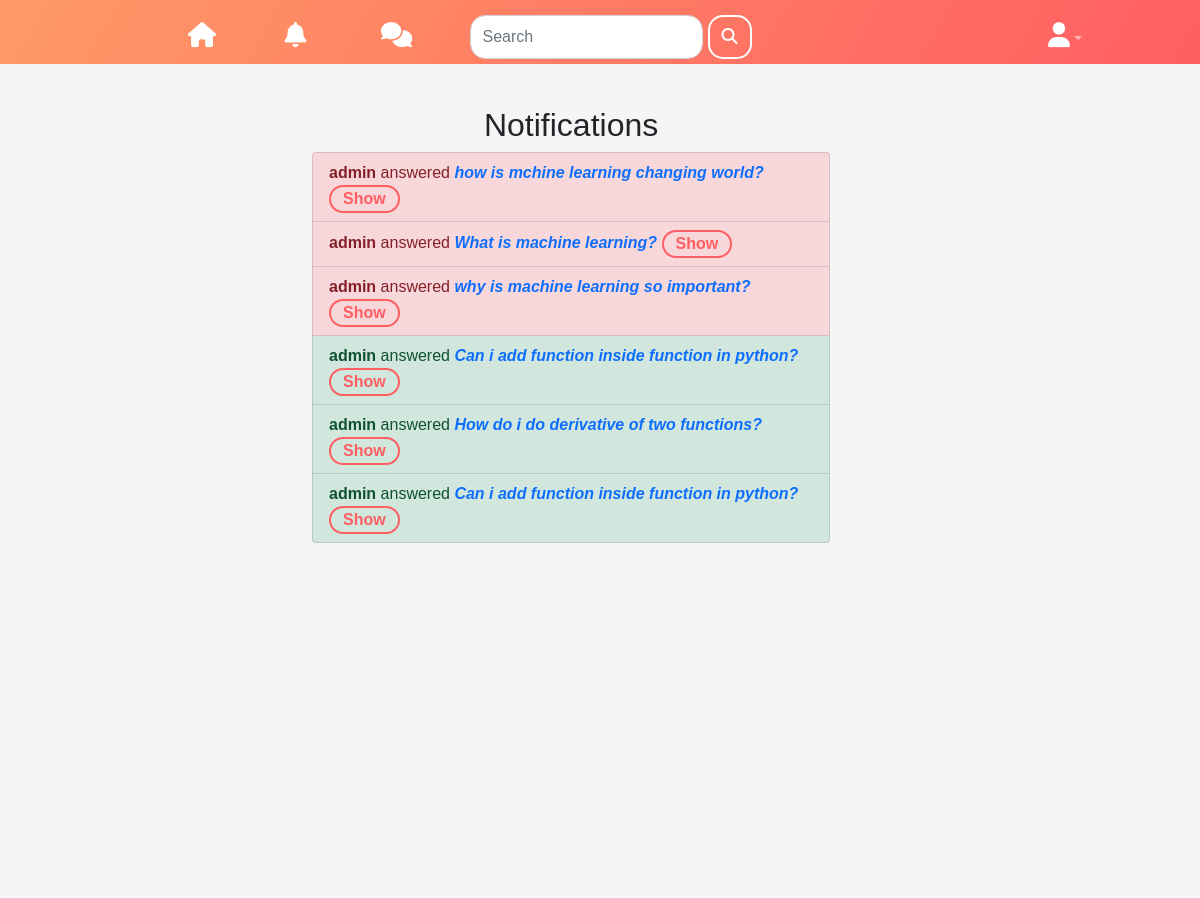
Screenshot of /notifications (signed in) with the database file from the repository.
### forum/models.py (models this page shows, shortened)
class Notification(models.Model):
    post = models.ForeignKey(Post, related_name='notification',on_delete=models.CASCADE)
    answer = models.ForeignKey(Answer, related_name='notification',on_delete=models.CASCADE)
    viewed = models.BooleanField(default=False)
    to_user = models.ForeignKey(User , related_name='notification_to_user',on_delete=models.CASCADE)
    on = models.DateTimeField(default=timezone.now)

class Answer(models.Model):
    answer = models.TextField(max_length=1000, blank=False)
    posted_by = models.ForeignKey(User, on_delete=models.CASCADE) #posted by user
    posted_on = models.DateTimeField(default=timezone.now)
    post = models.ForeignKey(Post, related_name='answer',on_delete=models.CASCADE)
    upvotes = models.IntegerField(default=0)

class Post(models.Model):
    title = models.CharField(max_length=200,blank=False)
    slug = models.SlugField(max_length=200, null=True, blank=True)
    tag = models.ManyToManyField('forum.Tag', blank=True,related_name='tag')
    category = models.ForeignKey('forum.Category', related_name="post_category" ,on_delete=models.CASCADE, null=True, blank=True)
    subcategory = models.ForeignKey('forum.SubCategory', related_name="post_sub_category" ,on_delete=models.CASCADE, null=True, blank=True)
    solved = models.BooleanField(default=False) #has the problem been solved?
    posted_by = models.ForeignKey(User, related_name='user',on_delete=models.CASCADE) #posted by user
    posted_on = models.DateTimeField(default=timezone.now)
    views = models.IntegerField(default=0) #total times the post was viewed
    answerCount = models.IntegerField(default=0) #number of answers

### forum/views.py (the view)
# urls.py: path('notifications' , views.notification_view , name='notifications'),
@login_required
def notification_view(request):
    noti = models.Notification.objects.filter(to_user=request.user).order_by('-on')
    context= {'notifications':noti}
    return render(request, 'forum/notifications.html',context=context)

### forum/templates/forum/notifications.html (shortened to what this page needs)
{% extends "forum/base.html" %}
{% load bootstrap4 %}
{% load static %}
{% block css %}
<link rel="stylesheet" href="{% static "forum/css/notifications.css" %}">
{% endblock %}
{% block content %}
    <div class="container">
        <div class="notification">
            <h2 class="flex-container-center">Notifications </h2>
            <ul class="list-group">
                {% for i in notifications %}
                    {% if i.post.solved %}
                        <li class="list-group-item list-group-item-success">
                            <strong>{{ i.answer.posted_by.username }}</strong> answered
                            <strong><em><a href={% url "forum:post_detail" slug=i.post.slug %}>{{ i.post.title }}</a></em></strong>
                            <button type="button" class="btn btn-outline-primary" onclick="togglepop('{{ i.post.title }}','{{ i.answer.answer }}')">Show</button>
                        </li>
                    {% else %}
                    <li class="list-group-item list-group-item-danger">
                        <strong>{{ i.answer.posted_by.username }}</strong> answered
                        <strong><em><a href={% url "forum:post_detail" slug=i.post.slug %}>{{ i.post.title }}</a></em></strong>
                        <button type="button" class="btn btn-outline-primary" onclick="togglepop('{{ i.post.title }}','{{ i.answer.answer }}')">Show</button>
                    </li>
                    {% endif %}
                {% endfor %}
              </ul>
        </div>
    </div>
{% endblock content %}

### forum/static/forum/css/base.css (style rules this page uses)
* { margin:0; padding: 0; font-family:'poppins',sans-serif; }
body { background:#f5f5f5; }
.container { display: flex; padding-top:20px; padding-bottom: 1%; padding-left: 0; }
a { text-decoration: none; }
.btn-outline-primary { color: #ff5e62; border:2px solid #ff5e62; border-radius: 15px; font-weight: 700; padding-top: 0; padding-bottom: 0; }

### forum/static/forum/css/notifications.css (style rules this page uses)
.flex-container-center { display:flex; flex-direction:column; justify-content: center; align-items: center; }
.notification { width:100%; }

### rows the page displays
Notification: answer.posted_by.username "admin", post "how is mchine learning changing world?"
Notification: answer.posted_by.username "admin", post "What is machine learning?"
Notification: answer.posted_by.username "admin", post "why is machine learning so important?"
Notification: answer.posted_by.username "admin", post "Can i add function inside function in python?"
Notification: answer.posted_by.username "admin", post "How do i do derivative of two functions?"
Notification: answer.posted_by.username "admin", post "Can i add function inside function in python?"
